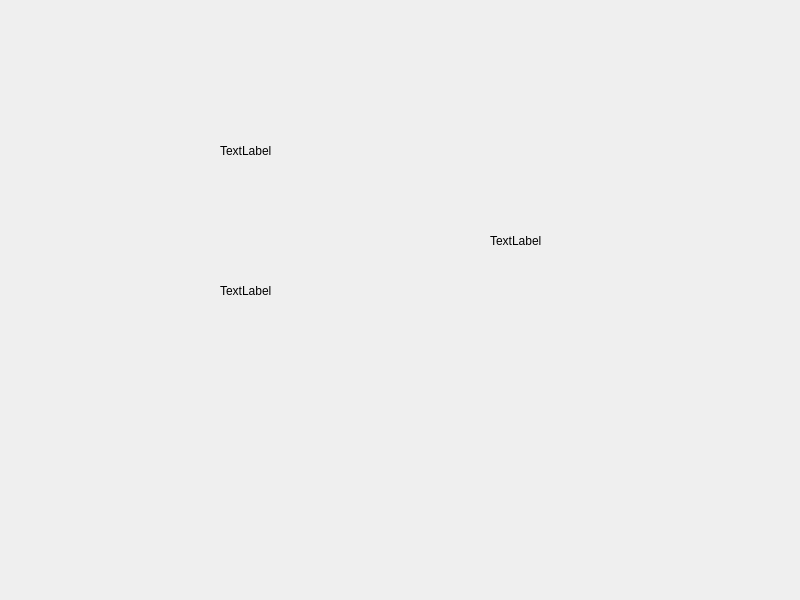
<?xml version="1.0" encoding="UTF-8"?>
<ui version="4.0">
 <class>Widget</class>
 <widget class="QWidget" name="Widget">
  <property name="geometry">
   <rect>
    <x>0</x>
    <y>0</y>
    <width>800</width>
    <height>600</height>
   </rect>
  </property>
  <property name="windowTitle">
   <string>Widget</string>
  </property>
  <widget class="QLabel" name="label">
   <property name="geometry">
    <rect>
     <x>220</x>
     <y>130</y>
     <width>111</width>
     <height>41</height>
    </rect>
   </property>
   <property name="text">
    <string>TextLabel</string>
   </property>
  </widget>
  <widget class="QLabel" name="label_2">
   <property name="geometry">
    <rect>
     <x>220</x>
     <y>220</y>
     <width>141</width>
     <height>141</height>
    </rect>
   </property>
   <property name="text">
    <string>TextLabel</string>
   </property>
  </widget>
  <widget class="QLabel" name="label_3">
   <property name="geometry">
    <rect>
     <x>490</x>
     <y>180</y>
     <width>151</width>
     <height>121</height>
    </rect>
   </property>
   <property name="text">
    <string>TextLabel</string>
   </property>
  </widget>
 </widget>
 <resources/>
 <connections/>
</ui>
